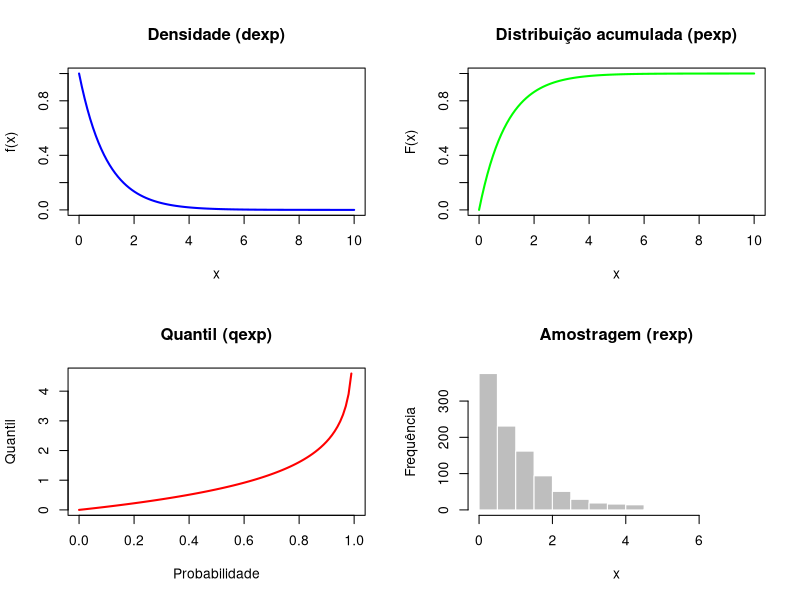

Write R code to recreate this figure.
png("T3/dexp.png", width = 1000, height = 1000)

# Parâmetro da distribuição exponencial (lambda)
taxa <- 1  # λ = 1 → média = 1

# Eixo x
x <- seq(0, 10, length.out = 100)

# Probabilidade quantil
p <- seq(0, 1, length.out = 100)

# Amostragem aleatória
set.seed(123)
amostras <- rexp(1000, rate = taxa)

# Configurar a tela para 4 gráficos (2 linhas x 2 colunas)
par(mfrow = c(2, 2))

# 1. Função de densidade - dexp
plot(x, dexp(x, rate = taxa), type = "l", lwd = 2, col = "blue",
     main = "Densidade (dexp)", xlab = "x", ylab = "f(x)")

cat("DEXP ", dexp(x, rate = taxa), "\n")

# 2. Função de distribuição acumulada - pexp
plot(x, pexp(x, rate = taxa), type = "l", lwd = 2, col = "green",
     main = "Distribuição acumulada (pexp)", xlab = "x", ylab = "F(x)")

# 3. Função quantil - qexp
plot(p, qexp(p, rate = taxa), type = "l", lwd = 2, col = "red",
     main = "Quantil (qexp)", xlab = "Probabilidade", ylab = "Quantil")

# 4. Amostragem - rexp
hist(amostras, breaks = 20, col = "gray", border = "white",
     main = "Amostragem (rexp)", xlab = "x", ylab = "Frequência")

cat("Amostras ", amostras, "\n")

# Fechar o dispositivo gráfico
dev.off()
